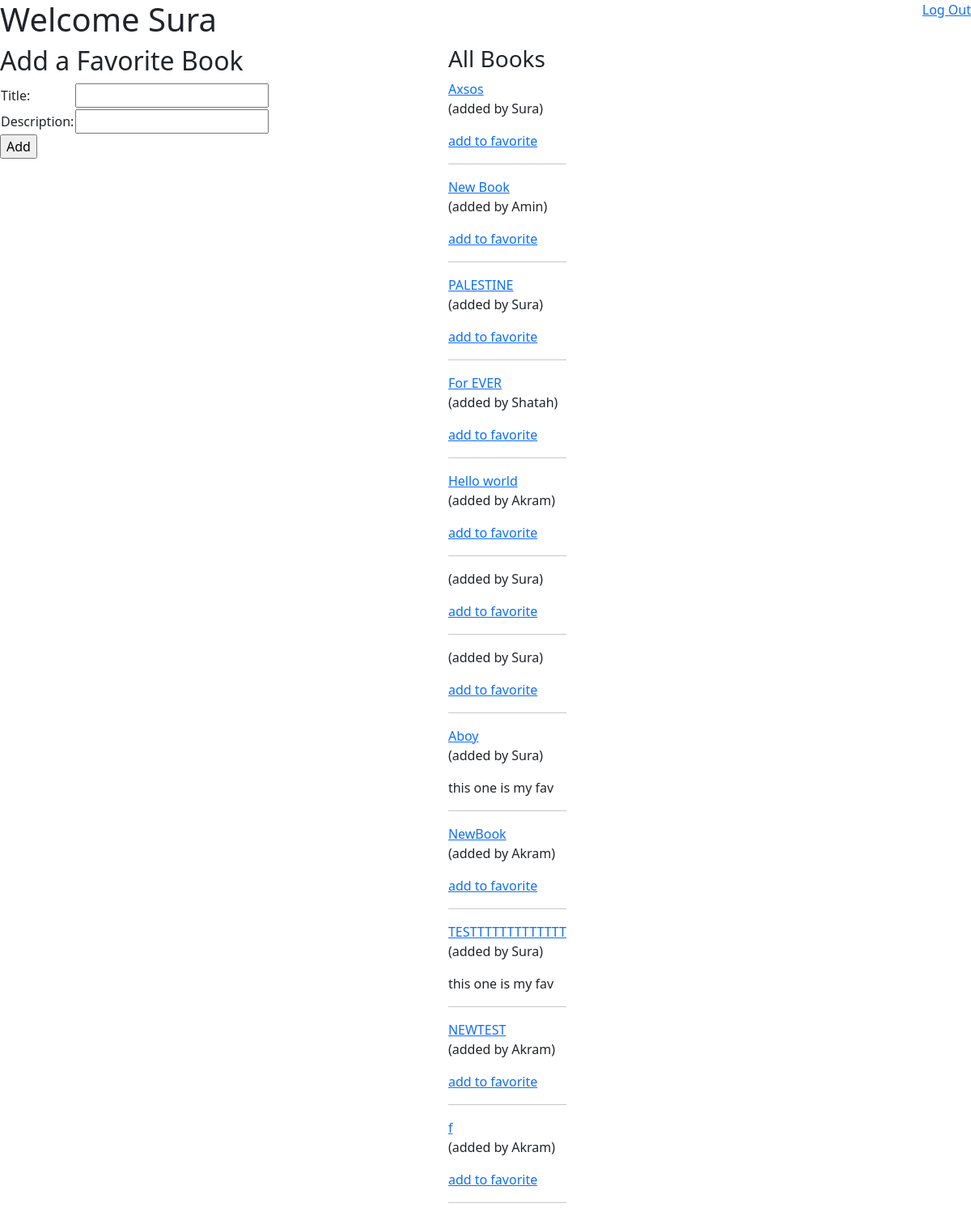
/book (signed in), run on the app's committed database.
### fav_book/models.py (models this page shows)
class Book(models.Model):
    title = models.CharField(max_length=255)
    description = models.TextField(max_length=255)
    user = models.ForeignKey(User,related_name="books_uploaded", on_delete = models.CASCADE)
    users_who_liked = models.ManyToManyField(User, related_name="liked_books")
    created_at = models.DateTimeField(auto_now_add=True)
    updated_at = models.DateTimeField(auto_now=True)
    objects = BookManager()

class User(models.Model):
    first_name = models.CharField(max_length=45)
    last_name=models.CharField(max_length=45)
    email =models.EmailField(max_length=45)
    password = models.CharField(max_length=255)
    created_at = models.DateTimeField(auto_now_add=True)
    updated_at = models.DateTimeField(auto_now=True)
    objects = UserManager()

### fav_book/views.py (the view)
# urls.py: path('book',views.book),
def book(request):
    context={
        'allbooks':Book.objects.all(),
        'alldatauser':User.objects.get(id=request.session['userid']),
    }
    return render(request,'book.html',context)

### fav_book/templates/book.html (shortened to what this page needs)
<!DOCTYPE html>
<html lang="en">
<head>
    <link rel="stylesheet" href="https://stackpath.bootstrapcdn.com/bootstrap/5.0.0-alpha1/css/bootstrap.min.css">
</head>
<body>
    <div style="display:flex; justify-content:space-between ;">
    <h1>Welcome {{request.session.first_name}}</h1>
    <a href="/logout">Log Out</a>
    </div>
    <div style="display: flex; justify-content:space-between ;">
    <form action="/create_book" method="post">
        <h2>Add a Favorite Book</h2>
        <table>
            <tr>
                <td>Title:</td>
                <td><input type="text" name="title" required></td>
            </tr>
            <tr>
                <td>Description:</td>
                <td><input type="text" name="description"></td>
            </tr>
        </table>
        <input type="submit" name="addabook" value="Add">
    </form>
    <div style="margin-right: 500px;">
        <h3>All Books</h3>
        <form action="favorite/{{book.id}}" method="post">
        {%for book in allbooks%}
        <a href="/books/{{book.id}}">{{book.title}}</a>
        <p>(added by {{book.user.first_name}})</p>
        {%if book not in alldatauser.liked_books.all%}
        <a href="/addfavorite/{{book.id}}">add to favorite</a>
        {%else%}
        <p>this one is my fav</p>
        {%endif%}
        <hr>
        {%endfor%}
    </form>
    </div>
    </div>
</body>
</html>

### data on the page
Book: title "Axsos", user.first_name "Sura"
Book: title "New Book", user.first_name "Amin"
Book: title "PALESTINE", user.first_name "Sura"
Book: title "For EVER", user.first_name "Shatah"
Book: title "Hello world", user.first_name "Akram"
Book: user.first_name "Sura"
Book: user.first_name "Sura"
Book: title "Aboy", user.first_name "Sura", shows "this one is my fav"
Book: title "NewBook", user.first_name "Akram"
Book: title "TESTTTTTTTTTTTTT", user.first_name "Sura", shows "this one is my fav"
Book: title "NEWTEST", user.first_name "Akram"
Book: title "f", user.first_name "Akram"
